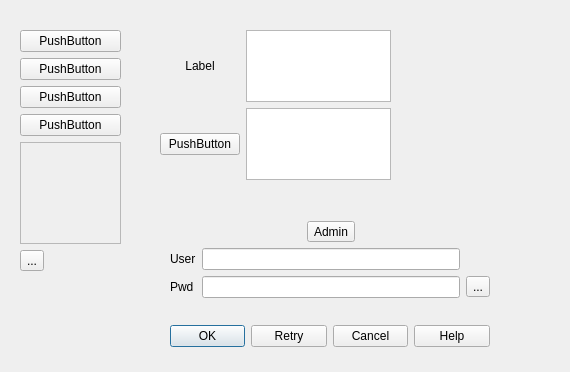
<?xml version="1.0" encoding="UTF-8"?>
<ui version="4.0">
 <class>Form</class>
 <widget class="QWidget" name="Form">
  <property name="geometry">
   <rect>
    <x>0</x>
    <y>0</y>
    <width>570</width>
    <height>372</height>
   </rect>
  </property>
  <property name="windowTitle">
   <string>Form</string>
  </property>
  <widget class="QWidget" name="gridLayoutWidget">
   <property name="geometry">
    <rect>
     <x>160</x>
     <y>30</y>
     <width>231</width>
     <height>150</height>
    </rect>
   </property>
   <layout class="QGridLayout" name="gridLayout">
    <item row="0" column="0">
     <widget class="QLabel" name="label">
      <property name="text">
       <string>Label</string>
      </property>
      <property name="alignment">
       <set>Qt::AlignCenter</set>
      </property>
     </widget>
    </item>
    <item row="1" column="0">
     <widget class="QPushButton" name="pushButton">
      <property name="text">
       <string>PushButton</string>
      </property>
     </widget>
    </item>
    <item row="0" column="1">
     <widget class="QTextEdit" name="textEdit"/>
    </item>
    <item row="1" column="1">
     <widget class="QPlainTextEdit" name="plainTextEdit"/>
    </item>
   </layout>
  </widget>
  <widget class="QWidget" name="verticalLayoutWidget">
   <property name="geometry">
    <rect>
     <x>20</x>
     <y>30</y>
     <width>101</width>
     <height>241</height>
    </rect>
   </property>
   <layout class="QVBoxLayout" name="verticalLayout">
    <item>
     <widget class="QPushButton" name="pushButton_3">
      <property name="text">
       <string>PushButton</string>
      </property>
     </widget>
    </item>
    <item>
     <widget class="QPushButton" name="pushButton_5">
      <property name="text">
       <string>PushButton</string>
      </property>
     </widget>
    </item>
    <item>
     <widget class="QPushButton" name="pushButton_4">
      <property name="text">
       <string>PushButton</string>
      </property>
     </widget>
    </item>
    <item>
     <widget class="QPushButton" name="pushButton_2">
      <property name="text">
       <string>PushButton</string>
      </property>
     </widget>
    </item>
    <item>
     <widget class="QFrame" name="frame">
      <property name="frameShape">
       <enum>QFrame::StyledPanel</enum>
      </property>
      <property name="frameShadow">
       <enum>QFrame::Raised</enum>
      </property>
     </widget>
    </item>
    <item>
     <widget class="QToolButton" name="toolButton">
      <property name="text">
       <string>...</string>
      </property>
     </widget>
    </item>
   </layout>
  </widget>
  <widget class="QWidget" name="gridLayoutWidget_2">
   <property name="geometry">
    <rect>
     <x>170</x>
     <y>200</y>
     <width>320</width>
     <height>168</height>
    </rect>
   </property>
   <layout class="QGridLayout" name="gridLayout_2">
    <item row="1" column="0">
     <widget class="QDialogButtonBox" name="buttonBox">
      <property name="standardButtons">
       <set>QDialogButtonBox::Cancel|QDialogButtonBox::Help|QDialogButtonBox::Ok|QDialogButtonBox::Retry</set>
      </property>
     </widget>
    </item>
    <item row="0" column="0">
     <layout class="QGridLayout" name="gridLayout_3">
      <item row="1" column="1">
       <widget class="QLineEdit" name="lineEdit"/>
      </item>
      <item row="3" column="0">
       <widget class="QLabel" name="label_2">
        <property name="text">
         <string>Pwd</string>
        </property>
       </widget>
      </item>
      <item row="3" column="1">
       <widget class="QLineEdit" name="lineEdit_2"/>
      </item>
      <item row="3" column="2">
       <widget class="QToolButton" name="toolButton_3">
        <property name="text">
         <string>...</string>
        </property>
       </widget>
      </item>
      <item row="1" column="0">
       <widget class="QLabel" name="label_3">
        <property name="text">
         <string>User</string>
        </property>
       </widget>
      </item>
      <item row="0" column="1">
       <layout class="QHBoxLayout" name="horizontalLayout">
        <item>
         <widget class="QToolButton" name="toolButton_2">
          <property name="text">
           <string>Admin</string>
          </property>
          <property name="icon">
           <iconset>
            <normaloff>../../../../Users/21460/Pictures/fontawesome-free-6.7.2-desktop/svgs/regular/circle-user.svg</normaloff>../../../../Users/21460/Pictures/fontawesome-free-6.7.2-desktop/svgs/regular/circle-user.svg</iconset>
          </property>
          <property name="iconSize">
           <size>
            <width>20</width>
            <height>20</height>
           </size>
          </property>
          <property name="toolButtonStyle">
           <enum>Qt::ToolButtonTextUnderIcon</enum>
          </property>
         </widget>
        </item>
       </layout>
      </item>
     </layout>
    </item>
   </layout>
  </widget>
 </widget>
 <resources/>
 <connections/>
</ui>
